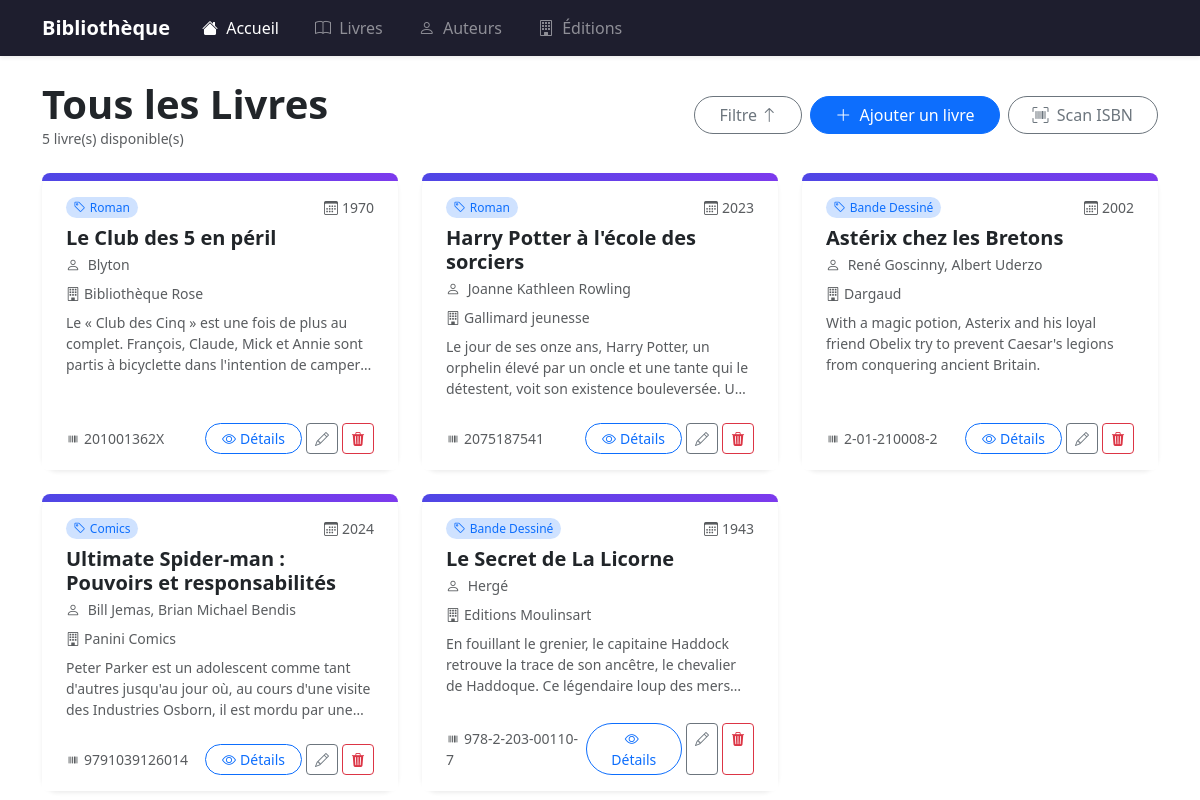
Before: /livres with the older database file.
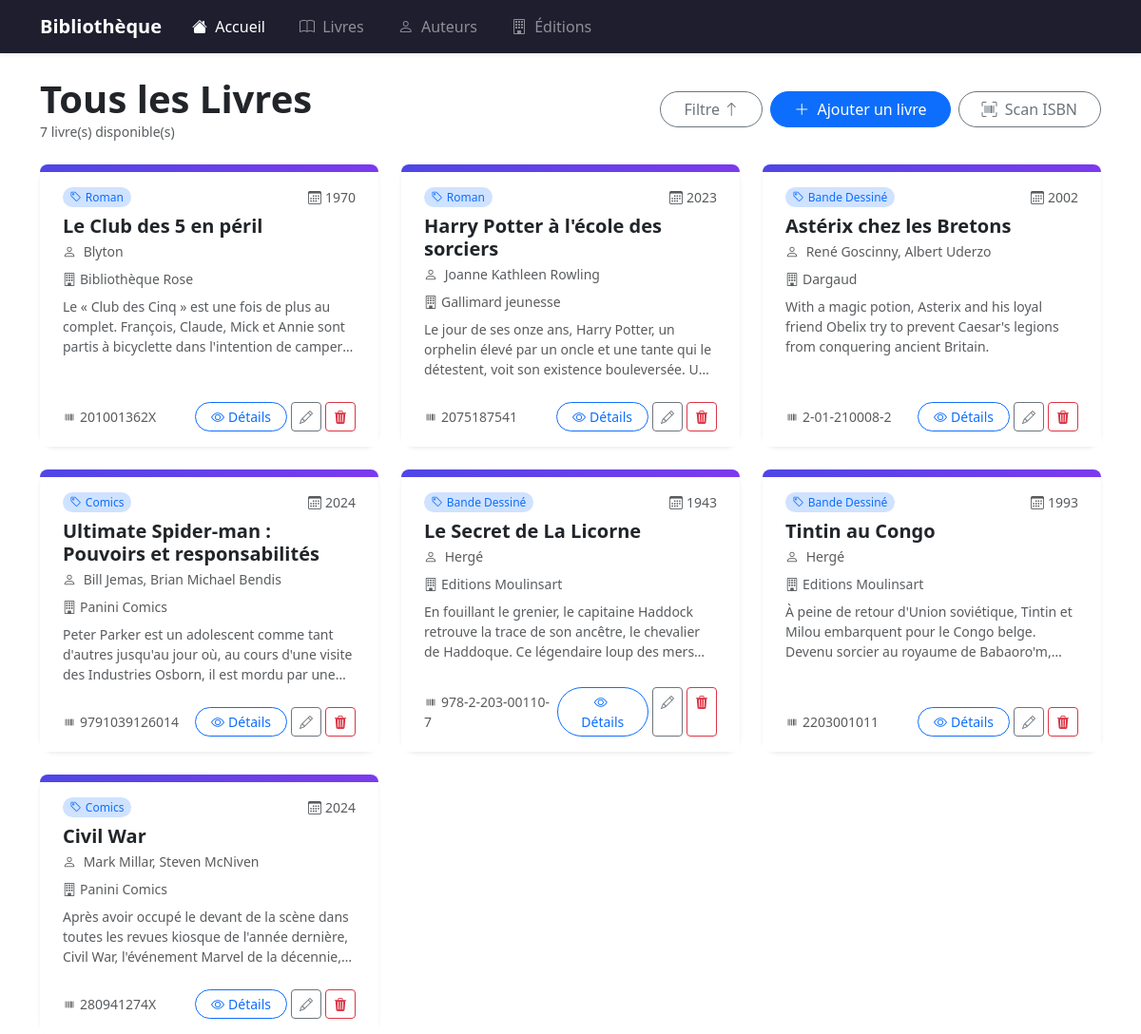
After: the same page with the newer database file.
### bibliotheque/models.py (models this page shows, shortened)
class Livre(models.Model):
    titre = models.CharField(max_length=250)
    description = models.TextField()
    date_parution = models.PositiveIntegerField("Date de Parution")
    isbn = models.CharField(max_length=20)
    auteur = models.ManyToManyField(Auteur)
    categorie = models.ForeignKey(Categorie, on_delete=models.CASCADE)
    edition = models.ForeignKey(Edition, on_delete=models.CASCADE)

class Categorie(models.Model):
    libelle = models.CharField(max_length=250)
    def __str__(self):
        return self.libelle

class Auteur(models.Model):
    nom = models.CharField(max_length=255)
    def __str__(self):
        return self.nom

class Edition(models.Model):
    libelle = models.CharField(max_length=200)
    def __str__(self):
        return self.libelle

### bibliotheque/views.py (the view)
# urls.py: path("livres", views.ListeLivre.as_view(), name = "livres"),
class ListeLivre(generic.ListView):
    model = Livre
    template_name = "bibliotheque/liste-livre.html"
    context_object_name = "livres"
    def get_queryset(self):
        order = self.request.GET.get('order', 'asc')
        if order == 'asc':
             return Livre.objects.order_by("id")
        else :
             return Livre.objects.order_by("-id")
    def get_context_data(self, **kwargs):
        context = super().get_context_data(**kwargs)
        context['order'] = self.request.GET.get('order', 'asc')
        return context

### bibliotheque/templates/bibliotheque/liste-livre.html (shortened to what this page needs)
{% extends 'bibliotheque/base.html' %}
{% block content %}
<div class="d-flex justify-content-between align-items-center mb-4">
  <div>
    <h1 class="fw-bold mb-0">Tous les Livres</h1>
    <p class="text-muted small mb-0">{{ livres|length }} livre(s) disponible(s)</p>
  </div>
  <div class="d-flex gap-2">
    {% if order == 'asc' %}
      <a href="?order=desc" class="btn btn-outline-secondary rounded-pill px-4">
       Filtre</i> <i class="bi bi-arrow-up"></i>
      </a>
    {% else %}
      <a href="?order=asc" class="btn btn-outline-secondary rounded-pill px-4">
        Filtre</i> <i class="bi bi-arrow-down"></i>
      </a>
    {% endif %}
    <a href="{% url 'bibliotheque:ajouter' %}" class="btn btn-primary rounded-pill px-4">
      <i class="bi bi-plus-lg me-1"></i> Ajouter un livre
    </a>
    <a href="{% url 'bibliotheque:isbn' %}" class="btn btn-outline-secondary rounded-pill px-4">
      <i class="bi bi-upc-scan me-1"></i> Scan ISBN
    </a>
  </div>
</div>
<div class="row row-cols-1 row-cols-md-3 g-4">
  {% for livre in livres %}
  <div class="col">
    <div class="card h-100 border-0 shadow-sm rounded-4">
      <div class="rounded-top-4" style="height: 8px; background: linear-gradient(90deg, #4f46e5, #7c3aed);"></div>
      <div class="card-body px-4 pt-3">
        <div class="d-flex justify-content-between align-items-center mb-2">
          <span class="badge bg-primary-subtle text-primary rounded-pill fw-normal">
            <i class="bi bi-tag me-1"></i>{{ livre.categorie }}
          </span>
          <span class="text-muted small">
            <i class="bi bi-calendar3 me-1"></i>{{ livre.date_parution }}
          </span>
        </div>
        <h5 class="card-title fw-bold mb-1">{{ livre.titre }}</h5>
        <p class="text-muted small mb-2">
          <i class="bi bi-person me-1"></i>
          {% for auteur in livre.auteur.all %}
            {{ auteur }}{% if not forloop.last %}, {% endif %}
          {% endfor %}
        </p>
        <p class="text-muted small mb-2">
          <i class="bi bi-building me-1"></i>{{ livre.edition }}
        </p>
        <p class="card-text text-muted small" style="
             display: -webkit-box;
             -webkit-line-clamp: 3;
             -webkit-box-orient: vertical;
             overflow: hidden;">
          {{ livre.description }}
        </p>
      </div>
      <div class="card-footer bg-white border-0 px-4 pb-3 d-flex justify-content-between align-items-center">
        <span class="text-muted small">
          <i class="bi bi-upc me-1"></i>{{ livre.isbn }}
        </span>
        <div class="d-flex gap-1">
          <a href="{% url 'bibliotheque:details' livre.id %}"
             class="btn btn-sm btn-outline-primary rounded-pill px-3">
            <i class="bi bi-eye me-1"></i>Détails
          </a>
          <a href="{% url 'bibliotheque:modifier' livre.id %}"
             class="btn btn-sm btn-outline-secondary">
            <i class="bi bi-pencil"></i>
          </a>
          <a href="{% url 'bibliotheque:delete' livre.id %}"
             class="btn btn-sm btn-outline-danger">
            <i class="bi bi-trash3-fill"></i>
          </a>
        </div>
      </div>
    </div>
  </div>
  {% endfor %}
</div>
{% endblock %}

### bibliotheque/templates/bibliotheque/base.html (shortened to what this page needs)
{% load static %}
<!DOCTYPE html>
<html lang="fr">
<head>
    <link rel="stylesheet" href="{% static 'bibliotheque/css/bootstrap.css' %}">
    <link rel="stylesheet" href="{% static 'bibliotheque/css/styles.css' %}">
    <link rel="stylesheet" href="https://cdn.jsdelivr.net/npm/bootstrap-icons@1.11.3/font/bootstrap-icons.min.css">
</head>
<body>
    {% include 'bibliotheque/navbar.html' %}
    <div class="container mt-4">
        {% block content %}{% endblock %}
    </div>
</body>
</html>

### bibliotheque/templates/bibliotheque/navbar.html (shortened to what this page needs)
<nav class="navbar navbar-expand-lg shadow-sm" style="background-color: #1e1e2e;">
  <div class="container">
    <a class="navbar-brand d-flex align-items-center gap-2 text-white fw-bold fs-5" href="">
      Bibliothèque
    </a>
    <div class="collapse navbar-collapse" id="mainNavbar">
      <ul class="navbar-nav me-auto mb-2 mb-lg-0 gap-1">
        <li class="nav-item">
          <a class="nav-link text-white rounded-3 px-3 active" href="#">
            <i class="bi bi-house-fill me-1"></i> Accueil
          </a>
        </li>
        <li class="nav-item">
          <a class="nav-link text-white-50 rounded-3 px-3" href="{% url 'bibliotheque:livres'%}">
            <i class="bi bi-book me-1"></i> Livres
          </a>
        </li>
        <li class="nav-item">
          <a class="nav-link text-white-50 rounded-3 px-3" href="#">
            <i class="bi bi-person me-1"></i> Auteurs
          </a>
        </li>
        <li class="nav-item">
          <a class="nav-link text-white-50 rounded-3 px-3" href="#">
            <i class="bi bi-building me-1"></i> Éditions
          </a>
        </li>
      </ul>
      </div>
    </div>
</nav>

Changed rows visible on the page:
added Livre: categorie "Bande Dessiné", date_parution "1993", titre "Tintin au Congo", edition "Editions Moulinsart", description "À peine de retour d'Union soviétique, Tintin et Milou embarquent pour le Congo belge. Devenu sorcier au royaume de…", isbn "2203001011", Auteur (nom "Hergé")
added Livre: categorie "Comics", date_parution "2024", titre "Civil War", edition "Panini Comics", description "Après avoir occupé le devant de la scène dans toutes les revues kiosque de l'année dernière, Civil War, l'événement Marvel de la…", isbn "280941274X"
added Auteur: nom "Mark Millar", shown under "Comics"
added Auteur: nom "Steven McNiven", shown under "Comics"
Other visible differences:
{{ livres|length }}: "5" → "7"
